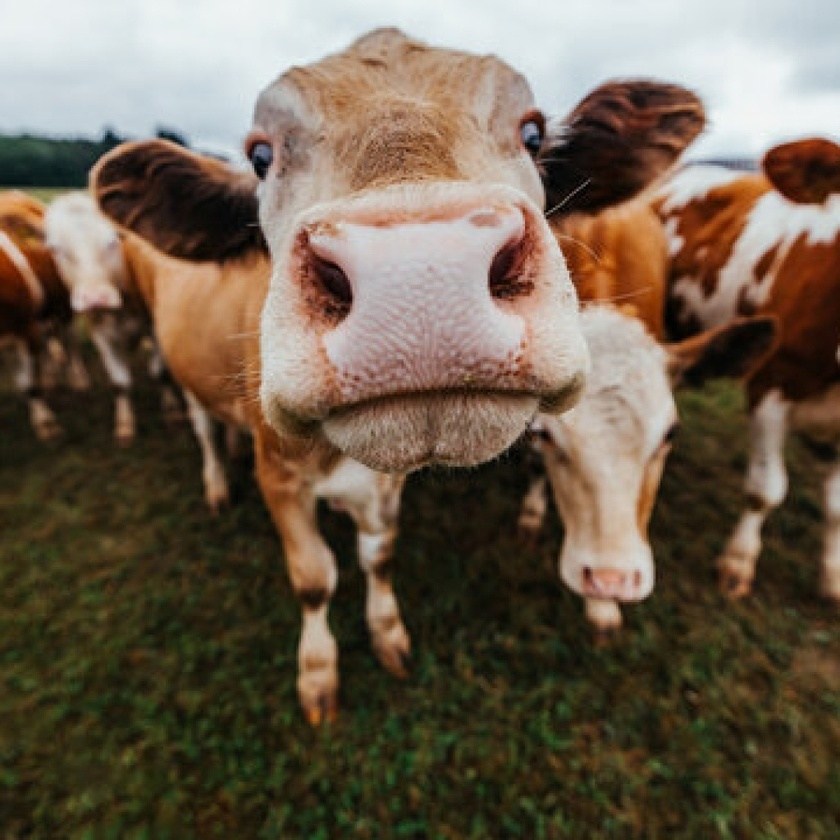
#> input picture test_images/image5.jpg, 840 x 840 px, shrunk from 1024 x 1024 before the run, found by its file name
$ python cascade_test.py
#> lines starting #> are read from the running program, lines starting #| are printed output that depends on the picture; after the words box and inside, x2 and y2 are one past the last pixel; in counts of white or black regions, pixels touching at a corner belong together
import cv2
from matplotlib import pyplot as plt


# Load the trained cascade classifier
cascade_path = 'script_cascade/output/64/cascade.xml'
print(f"Loading cascade classifier from: {cascade_path}")
nose_cascade = cv2.CascadeClassifier(cascade_path)

# Check if the cascade was loaded correctly
if nose_cascade.empty():
    print("Error loading cascade classifier")
else:
    print("Cascade classifier loaded successfully")

# Load an image
image_path = 'test_images/image5.jpg'
print(f"Loading image from: {image_path}")
image = cv2.imread(image_path)
#> image is the input picture: shape (840, 840, 3); mean B, G, R 77.8, 94.6, 108.9

if image is None:
    print(f"Error loading image: {image_path}")
else:
    print("Image loaded successfully")

# Convert the image to grayscale
print("Converting image to grayscale")
gray_image = cv2.cvtColor(image, cv2.COLOR_BGR2GRAY)
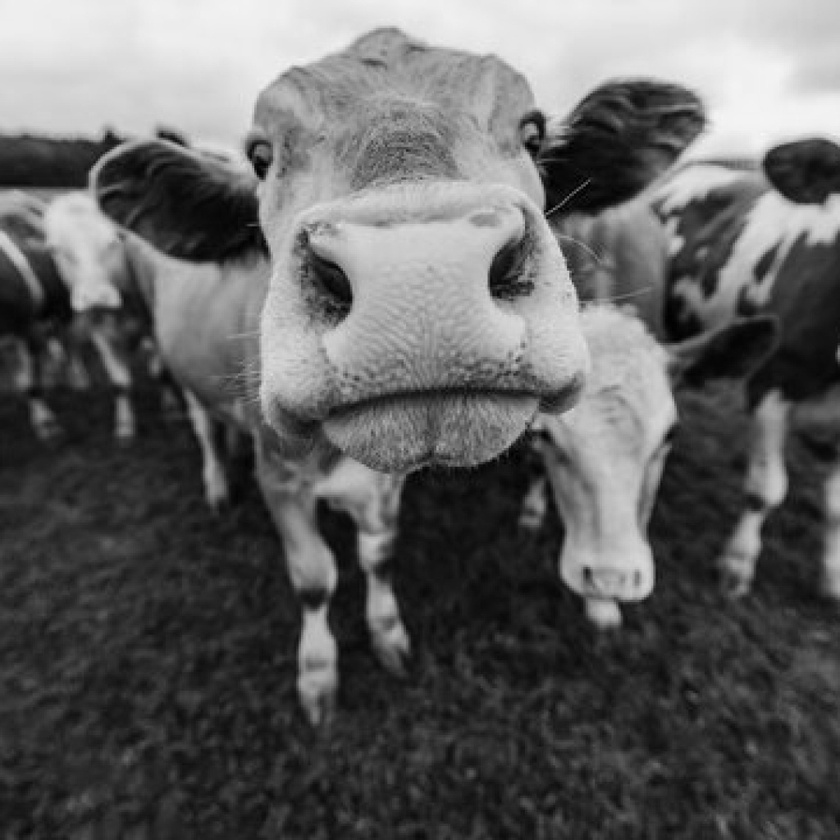
#> gray_image: shape (840, 840); min 0, max 247, mean 97

# Detect noses
print("Detecting noses in the image")
noses = nose_cascade.detectMultiScale(gray_image, scaleFactor=1.1, minNeighbors=5, minSize=(30, 30))
#> noses = [[332, 233, 169, 169], [218, 114, 297, 297]]

# Check if any noses are detected
if len(noses) == 0:
    print("No noses detected")
else:
    print(f"Detected {len(noses)} nose(s)")
#| Detected 2 nose(s)

# Draw rectangles around detected noses
for (x, y, w, h) in noses:
    cv2.rectangle(image, (x, y), (x+w, y+h), (255, 0, 0), 2)
    print(f"Drew rectangle at x: {x}, y: {y}, width: {w}, height: {h}")
#> this loop made 2 passes
#| Drew rectangle at x: 332, y: 233, width: 169, height: 169
#| Drew rectangle at x: 218, y: 114, width: 297, height: 297
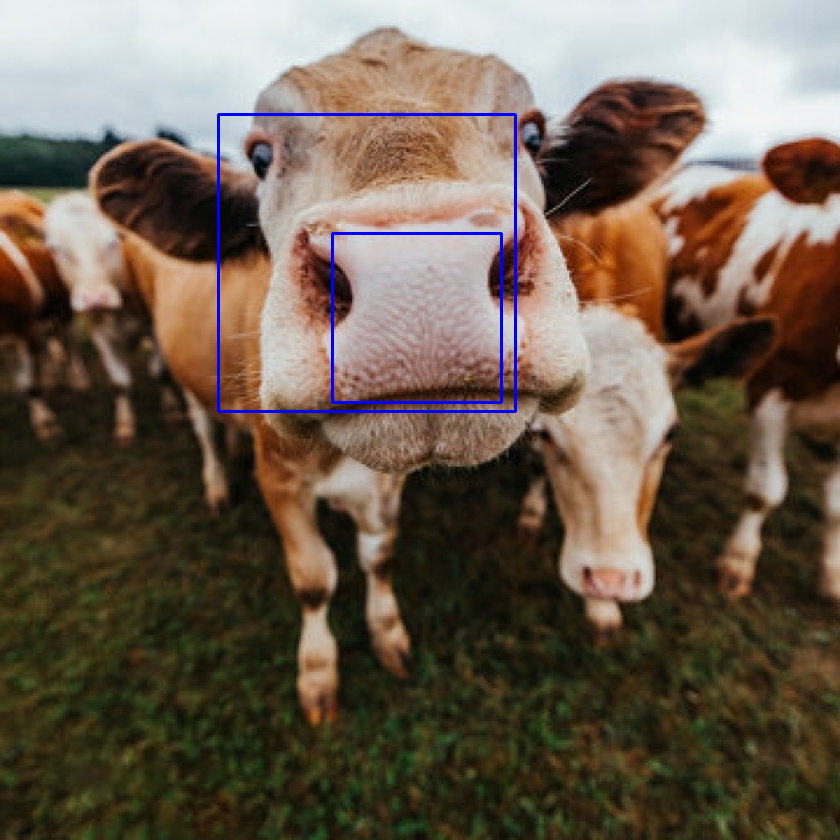
#> image: shape (840, 840, 3); 0.79% of pixels changed, all inside (x1, y1, x2, y2) = (217, 113, 517, 413)

# Display the image with detected noses
print("Displaying the image with detected noses")
plt.imshow(cv2.cvtColor(image, cv2.COLOR_BGR2RGB))
plt.axis('off')
plt.show()

$ run again, with test_images/image10.jpg copied over test_images/image5.jpg
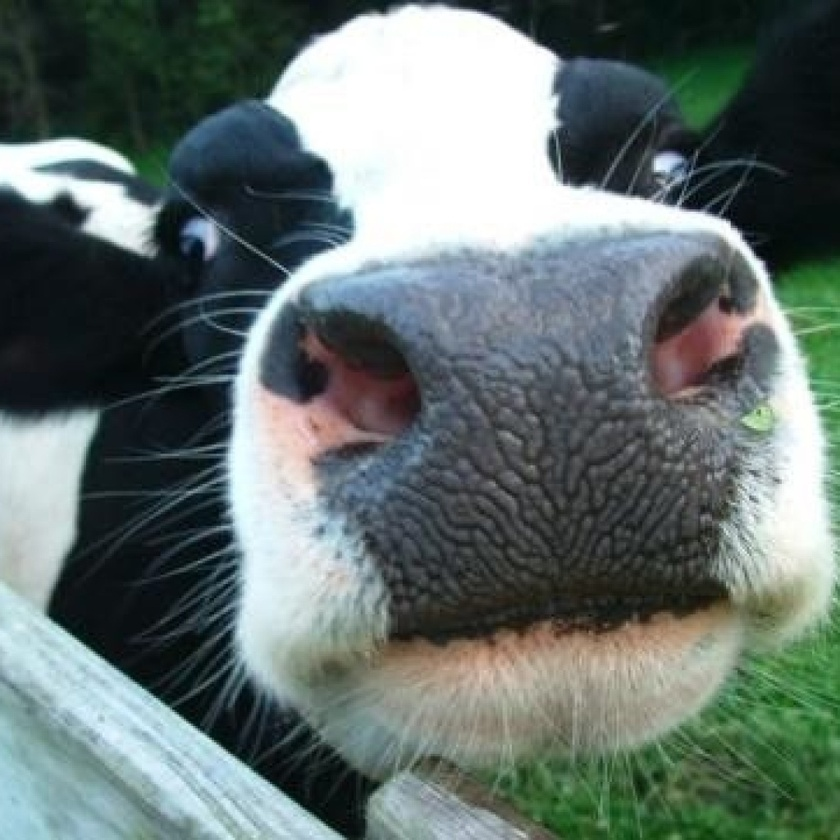
#> input picture test_images/image10.jpg, 840 x 840 px, shrunk from 1024 x 1024 before the run, found by its file name
#> image is the input picture: shape (840, 840, 3); mean B, G, R 111, 113.9, 100.9
#> `gray_image = cv2.cvtColor(image, cv2.COLOR_BGR2GRAY)`:
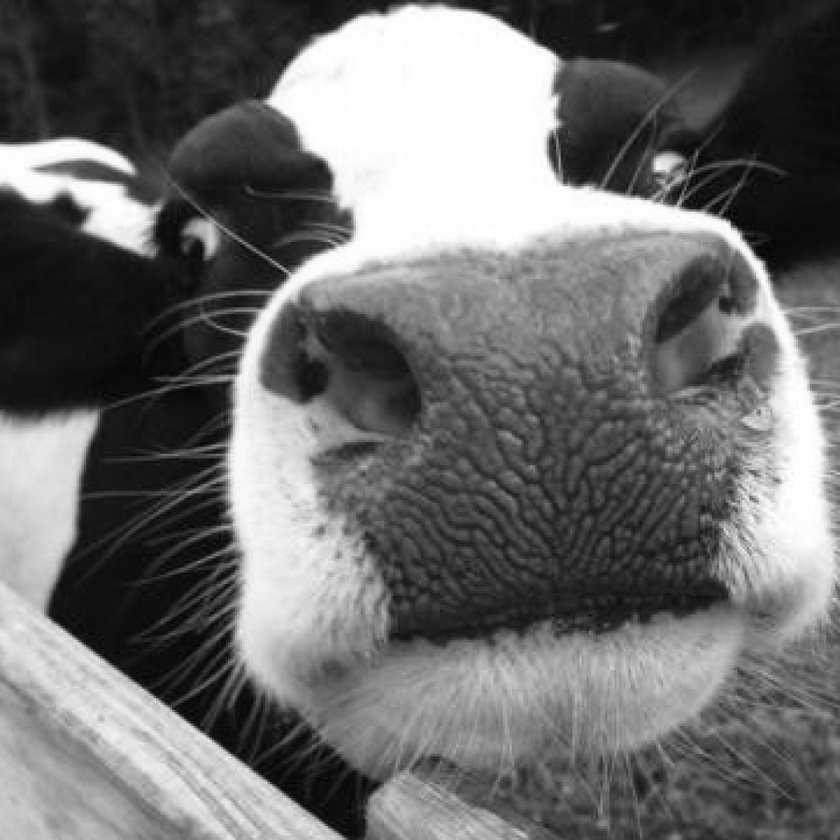
#> gray_image: shape (840, 840); min 0, max 255, mean 109.7
#> noses = [[120, 242, 40, 40], [342, 183, 107, 107], [336, 164, 190, 190], [380, 258, 318, 318]]
#| Detected 4 nose(s)
#> the loop `for (x, y, w, h) in noses:` made 4 passes
#> (printed output is left out)
#> after the loop `for (x, y, w, h) in noses:`:
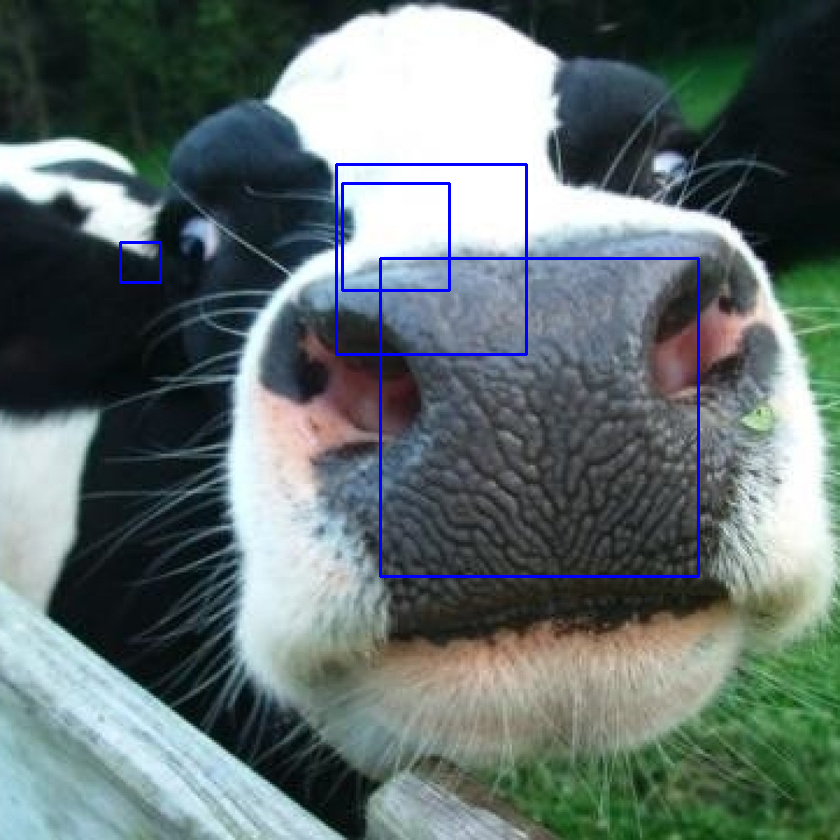
#> image: shape (840, 840, 3); 1.11% of pixels changed, all inside (x1, y1, x2, y2) = (119, 163, 700, 578)

$ run again, with test_images/image16.jpg copied over test_images/image5.jpg
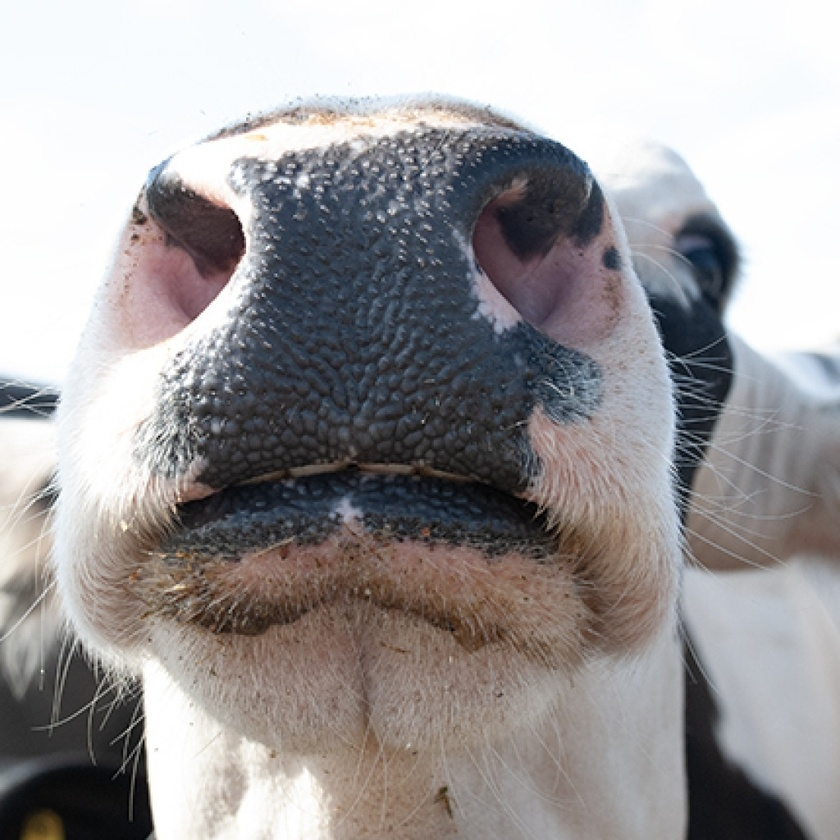
#> input picture test_images/image16.jpg, 840 x 840 px, shrunk from 1024 x 1024 before the run, found by its file name
#> image is the input picture: shape (840, 840, 3); mean B, G, R 153.9, 153, 156
#> `gray_image = cv2.cvtColor(image, cv2.COLOR_BGR2GRAY)`:
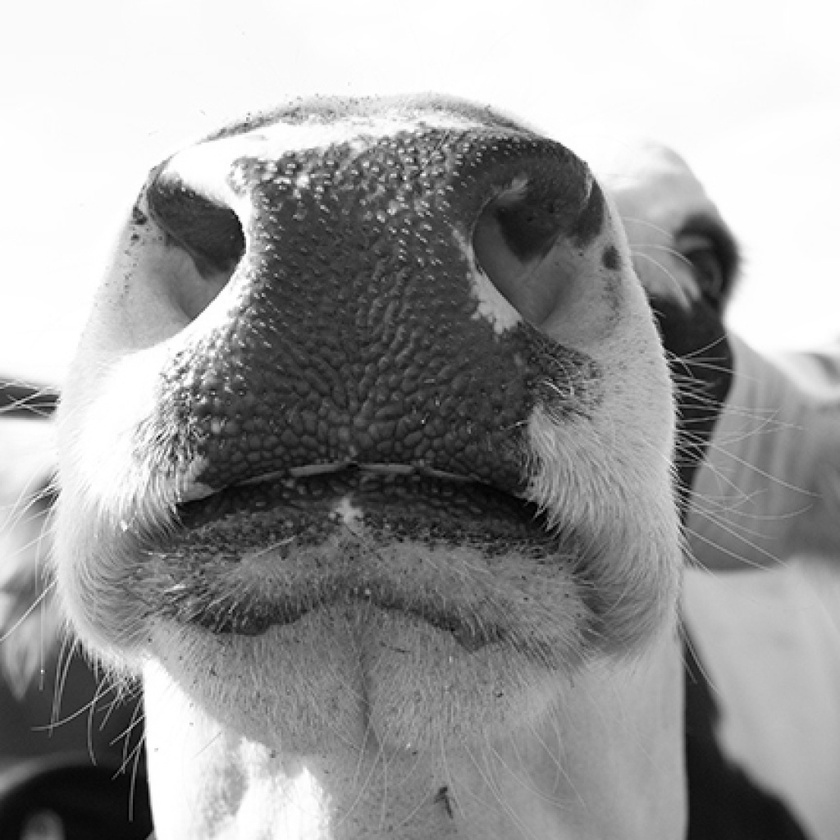
#> gray_image: shape (840, 840); min 0, max 255, mean 154
#> noses = ()
